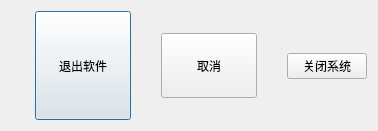
<?xml version="1.0" encoding="UTF-8"?>
<ui version="4.0">
 <class>ExitDialog</class>
 <widget class="QDialog" name="ExitDialog">
  <property name="geometry">
   <rect>
    <x>0</x>
    <y>0</y>
    <width>378</width>
    <height>131</height>
   </rect>
  </property>
  <property name="windowTitle">
   <string>Dialog</string>
  </property>
  <layout class="QHBoxLayout" name="horizontalLayout" stretch="1,4,1,4,1,2">
   <item>
    <spacer name="horizontalSpacer_2">
     <property name="orientation">
      <enum>Qt::Horizontal</enum>
     </property>
     <property name="sizeHint" stdset="0">
      <size>
       <width>20</width>
       <height>85</height>
      </size>
     </property>
    </spacer>
   </item>
   <item>
    <widget class="QPushButton" name="exitAppPBtn">
     <property name="sizePolicy">
      <sizepolicy hsizetype="Minimum" vsizetype="Expanding">
       <horstretch>0</horstretch>
       <verstretch>0</verstretch>
      </sizepolicy>
     </property>
     <property name="text">
      <string>退出软件</string>
     </property>
    </widget>
   </item>
   <item>
    <spacer name="horizontalSpacer_3">
     <property name="orientation">
      <enum>Qt::Horizontal</enum>
     </property>
     <property name="sizeHint" stdset="0">
      <size>
       <width>19</width>
       <height>85</height>
      </size>
     </property>
    </spacer>
   </item>
   <item>
    <layout class="QVBoxLayout" name="verticalLayout_2" stretch="1,3,1">
     <item>
      <spacer name="verticalSpacer_4">
       <property name="orientation">
        <enum>Qt::Vertical</enum>
       </property>
       <property name="sizeHint" stdset="0">
        <size>
         <width>20</width>
         <height>40</height>
        </size>
       </property>
      </spacer>
     </item>
     <item>
      <widget class="QPushButton" name="cancelPbtn">
       <property name="sizePolicy">
        <sizepolicy hsizetype="Minimum" vsizetype="Expanding">
         <horstretch>0</horstretch>
         <verstretch>0</verstretch>
        </sizepolicy>
       </property>
       <property name="text">
        <string>取消</string>
       </property>
      </widget>
     </item>
     <item>
      <spacer name="verticalSpacer_3">
       <property name="orientation">
        <enum>Qt::Vertical</enum>
       </property>
       <property name="sizeHint" stdset="0">
        <size>
         <width>20</width>
         <height>40</height>
        </size>
       </property>
      </spacer>
     </item>
    </layout>
   </item>
   <item>
    <spacer name="horizontalSpacer">
     <property name="orientation">
      <enum>Qt::Horizontal</enum>
     </property>
     <property name="sizeHint" stdset="0">
      <size>
       <width>20</width>
       <height>20</height>
      </size>
     </property>
    </spacer>
   </item>
   <item>
    <layout class="QVBoxLayout" name="verticalLayout">
     <item>
      <spacer name="verticalSpacer">
       <property name="orientation">
        <enum>Qt::Vertical</enum>
       </property>
       <property name="sizeHint" stdset="0">
        <size>
         <width>20</width>
         <height>18</height>
        </size>
       </property>
      </spacer>
     </item>
     <item>
      <widget class="QPushButton" name="shutDownOSPBtn">
       <property name="text">
        <string>关闭系统</string>
       </property>
      </widget>
     </item>
     <item>
      <spacer name="verticalSpacer_2">
       <property name="orientation">
        <enum>Qt::Vertical</enum>
       </property>
       <property name="sizeHint" stdset="0">
        <size>
         <width>20</width>
         <height>40</height>
        </size>
       </property>
      </spacer>
     </item>
    </layout>
   </item>
  </layout>
 </widget>
 <resources/>
 <connections/>
</ui>
